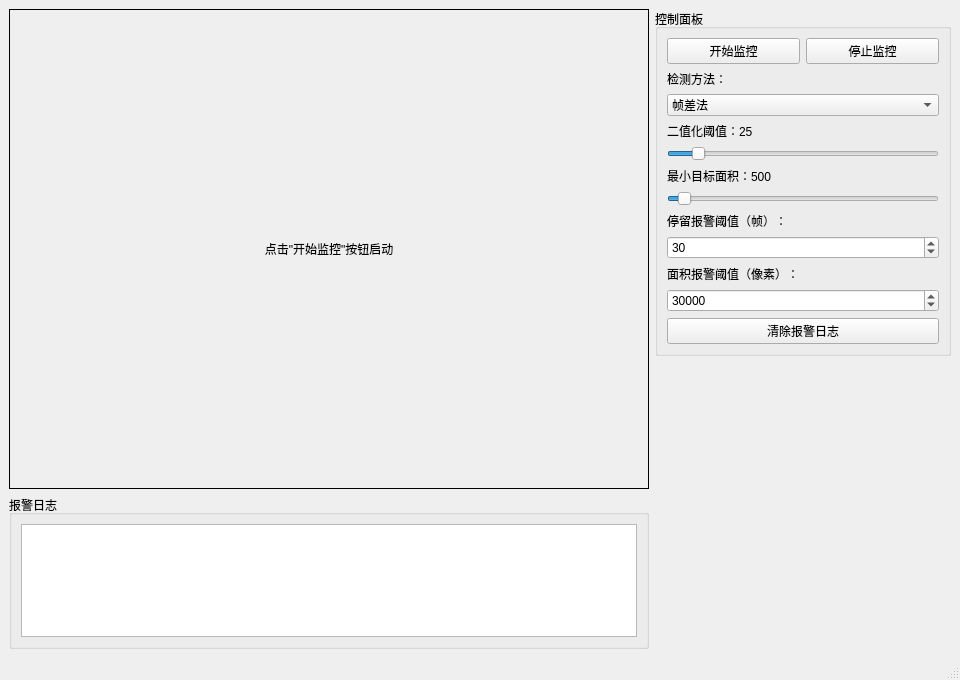
<?xml version="1.0" encoding="UTF-8"?>
<ui version="4.0">
 <class>MainWindow</class>
 <widget class="QMainWindow" name="MainWindow">
  <property name="geometry">
   <rect>
    <x>0</x>
    <y>0</y>
    <width>960</width>
    <height>680</height>
   </rect>
  </property>
  <property name="windowTitle">
   <string>智能监控系统</string>
  </property>
  <widget class="QWidget" name="centralwidget">
   <layout class="QHBoxLayout" name="mainLayout">
    <item>
     <layout class="QVBoxLayout" name="leftLayout">
      <item>
       <widget class="QLabel" name="videoLabel">
        <property name="minimumSize">
         <size>
          <width>640</width>
          <height>480</height>
         </size>
        </property>
        <property name="frameShape">
         <enum>QFrame::Box</enum>
        </property>
        <property name="text">
         <string>点击"开始监控"按钮启动</string>
        </property>
        <property name="alignment">
         <set>Qt::AlignCenter</set>
        </property>
       </widget>
      </item>
      <item>
       <widget class="QGroupBox" name="logGroupBox">
        <property name="title">
         <string>报警日志</string>
        </property>
        <property name="maximumSize">
         <size>
          <width>16777215</width>
          <height>160</height>
         </size>
        </property>
        <layout class="QVBoxLayout" name="logLayout">
         <item>
          <widget class="QListWidget" name="logListWidget"/>
         </item>
        </layout>
       </widget>
      </item>
     </layout>
    </item>
    <item>
     <layout class="QVBoxLayout" name="rightLayout">
      <item>
       <widget class="QGroupBox" name="controlGroupBox">
        <property name="title">
         <string>控制面板</string>
        </property>
        <property name="minimumSize">
         <size>
          <width>240</width>
          <height>0</height>
         </size>
        </property>
        <layout class="QVBoxLayout" name="controlLayout">
         <item>
          <layout class="QHBoxLayout" name="buttonLayout">
           <item>
            <widget class="QPushButton" name="startButton">
             <property name="text">
              <string>开始监控</string>
             </property>
            </widget>
           </item>
           <item>
            <widget class="QPushButton" name="stopButton">
             <property name="text">
              <string>停止监控</string>
             </property>
            </widget>
           </item>
          </layout>
         </item>
         <item>
          <widget class="QLabel" name="methodLabel">
           <property name="text">
            <string>检测方法：</string>
           </property>
          </widget>
         </item>
         <item>
          <widget class="QComboBox" name="methodCombo">
           <item>
            <property name="text">
             <string>帧差法</string>
            </property>
           </item>
           <item>
            <property name="text">
             <string>背景建模法 (MOG2)</string>
            </property>
           </item>
          </widget>
         </item>
         <item>
          <widget class="QLabel" name="thresholdLabel">
           <property name="text">
            <string>二值化阈值：25</string>
           </property>
          </widget>
         </item>
         <item>
          <widget class="QSlider" name="thresholdSlider">
           <property name="minimum">
            <number>1</number>
           </property>
           <property name="maximum">
            <number>255</number>
           </property>
           <property name="value">
            <number>25</number>
           </property>
           <property name="orientation">
            <enum>Qt::Horizontal</enum>
           </property>
          </widget>
         </item>
         <item>
          <widget class="QLabel" name="minAreaLabel">
           <property name="text">
            <string>最小目标面积：500</string>
           </property>
          </widget>
         </item>
         <item>
          <widget class="QSlider" name="minAreaSlider">
           <property name="minimum">
            <number>100</number>
           </property>
           <property name="maximum">
            <number>10000</number>
           </property>
           <property name="value">
            <number>500</number>
           </property>
           <property name="orientation">
            <enum>Qt::Horizontal</enum>
           </property>
          </widget>
         </item>
         <item>
          <widget class="QLabel" name="stayLabel">
           <property name="text">
            <string>停留报警阈值（帧）：</string>
           </property>
          </widget>
         </item>
         <item>
          <widget class="QSpinBox" name="stayThresholdSpin">
           <property name="minimum">
            <number>5</number>
           </property>
           <property name="maximum">
            <number>300</number>
           </property>
           <property name="value">
            <number>30</number>
           </property>
          </widget>
         </item>
         <item>
          <widget class="QLabel" name="areaAlarmLabel">
           <property name="text">
            <string>面积报警阈值（像素）：</string>
           </property>
          </widget>
         </item>
         <item>
          <widget class="QSpinBox" name="areaThresholdSpin">
           <property name="minimum">
            <number>1000</number>
           </property>
           <property name="maximum">
            <number>300000</number>
           </property>
           <property name="singleStep">
            <number>1000</number>
           </property>
           <property name="value">
            <number>30000</number>
           </property>
          </widget>
         </item>
         <item>
          <widget class="QPushButton" name="clearLogButton">
           <property name="text">
            <string>清除报警日志</string>
           </property>
          </widget>
         </item>
        </layout>
       </widget>
      </item>
      <item>
       <spacer name="verticalSpacer">
        <property name="orientation">
         <enum>Qt::Vertical</enum>
        </property>
        <property name="sizeHint" stdset="0">
         <size>
          <width>20</width>
          <height>40</height>
         </size>
        </property>
       </spacer>
      </item>
     </layout>
    </item>
   </layout>
  </widget>
  <widget class="QStatusBar" name="statusBar"/>
 </widget>
 <resources/>
 <connections/>
</ui>
